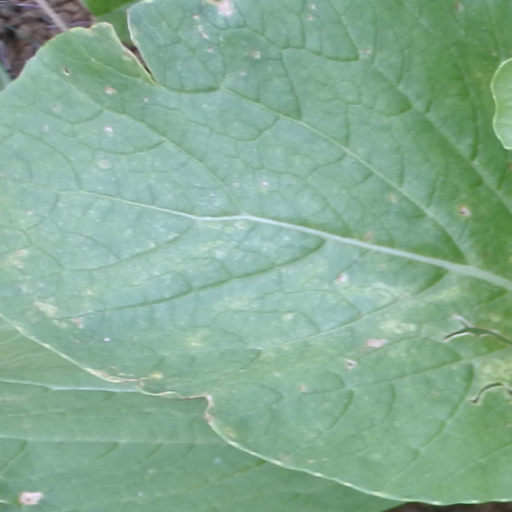
#> input picture Dataset/training/TANPA HAMA/100.png, 512 x 512 px; its folder holds only this picture in this run
$ jupyter execute glcmTraining.ipynb
#> lines starting #> are read from the running program, lines starting #| are printed output that depends on the picture
[cell 1]
import numpy as np
import cv2 as cv
import matplotlib.pyplot as plt
import math
import pandas as pd
import imutils.paths as path
from tqdm import tqdm
import os
from sklearn.preprocessing import LabelEncoder

[cell 2]
PATH = 'F:/applications/python/Klasifikasi_Daun_Sawi/Dataset/training/TANPA HAMA'

imgtraining1 = os.path.join(PATH)
filenames = os.listdir(imgtraining1)

print("jumlah", filenames)
imagePaths = sorted(list(path.list_images(PATH)))

data=[]
for i in tqdm(imagePaths, desc="load"):
    imgg = cv.imread(i)
#> imgg is the input picture: shape (512, 512, 3); mean B, G, R 148.8, 172.8, 134.4
    img = cv.cvtColor(imgg, cv.COLOR_BGR2GRAY)
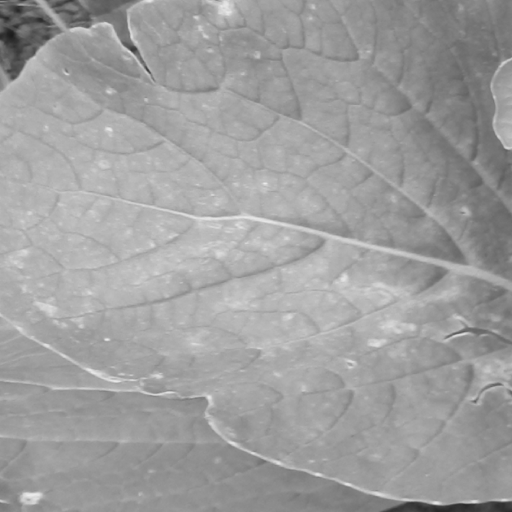
#> img: shape (512, 512); min 27, max 236, mean 158.6
    imgrgb = cv.cvtColor(imgg, cv.COLOR_RGB2BGR)
    a = cv.resize(img, (700, 700))
    data.append(a)
    # print(imgrgb)

[cell 3]
def derajat0 (img):
    max  = np.max(img)
    imgTmp = np.zeros([max+1, max+1])
    for i in range (len(img)):
        for j in range (len(img[i])-1):
            imgTmp[img[i,j],img[i,j+1]] += 1

    transpos = np.transpose(imgTmp)
    data = imgTmp+transpos

    tmp = 0
    for i in range (len(data)):
        for j in range (len(data)):
            tmp+=data[i,j]

    for i in range (len(data)):
        for j in range(len(data)):
            data[i,j]/=tmp

    return data
# print(data)

[cell 4]
def derajat45 (img):
    max  = np.max(img)
    imgTmp = np.zeros([max+1, max+1])
    for i in range (len(img)-1):
        for j in range (len(img[i])-1):
            imgTmp[img[i+1,j],img[i,j+1]] += 1

    transpos = np.transpose(imgTmp)
    data = imgTmp+transpos

    tmp = 0
    for i in range(len(data)):
        for j in range (len(data)):
            tmp+=data[i,j]

    for i in range (len (data)):
        for j in range(len(data)):
            data[i,j]/=tmp
    return data
# print(data)

[cell 5]
def derajat90 (img):
    max  = np.max(img)
    imgTmp = np.zeros([max+1, max+1])
    for i in range (len (img)-1):
        for j in range (len (img[i])):
            imgTmp[img[i+1,j],img[i,j]] += 1

    transpos = np.transpose(imgTmp)
    data = imgTmp+transpos

    tmp = 0
    for i in range(len(data)):
        for j in range (len(data)):
            tmp+=data[i,j]

    for i in range (len (data)):
        for j in range(len(data)):
            data[i,j]/=tmp
    return data

[cell 6]
def derajat135 (img):
    max  = np.max(img)
    imgTmp = np.zeros([max+1, max+1])
    for i in range (len (img)-1):
        for j in range (len (img[i])-1):
            imgTmp[img[i,j],img[i+1,j+1]] += 1

    transpos = np.transpose(imgTmp)
    data = imgTmp+transpos

    tmp = 0
    for i in range(len(data)):
        for j in range (len(data)):
            tmp+=data[i,j]

    for i in range (len(data)):
        for j in range(len(data)):
            data[i,j]/=tmp
    return data

[cell 7]
hasil = []
for i in tqdm (range (len (data)),desc='GLCM'):
    dat = []
    dat.append(derajat0 (data[i]))
    dat.append(derajat45 (data[i]))
    dat.append(derajat90 (data[i]))
    dat.append(derajat135 (data[i]))
    hasil.append(dat)
#> this loop made 1 pass
#> after the loop, hasil = 1 item
    # print(dat)

[cell 8]
def contras (data):
    contras = 0
    for i in range (len (data)):
        for j in range (len (data)):
            contras+=data[i,j]*pow(i-j,2)
    return contras

[cell 9]
def entropy (data):
    entro = 0
    for i in range (len (data)):
        for j in range (len (data)):
            if data[i,j] > 0.0:
                entro += -(data[i,j] * math.log(data[i,j]))
    return entro

[cell 10]
def homogentitas (data):
    homogen = 0
    for i in range (len (data)):
        for j in range (len (data)):
            homogen+=data[i,j] * (1+(pow(i-j,2)))
    return homogen

[cell 11]
def energi (data):
    ener = 0
    for i in range (len (data)):
        for j in range (len (data)):
            ener += data[i,j]**2

    return ener

[cell 12]
data0energi=[]
data0 = []
x = ['0','45','90','135']
labelClass = "Folder 01"
folder = []
data45 = []
data90 = []
data135 = []
hasilnya = []
jumlahdata = 0

for j in tqdm (range(len(hasil)),desc="Ekstaksi"):
    da = []
    if jumlahdata <= 500:

        da.append(filenames[j])
        for i in hasil[j]:
            dx = energi (i)
            da.append(dx)

            labelClass = np.array([i])

            dh = homogentitas (i)
            da.append(dh)

            den = entropy (i)
            da.append(den)

            dco = contras (i)
            da.append(dco)

        # insertoCsv('G3',da)
        hasilnya.append(da)
#> this loop made 1 pass
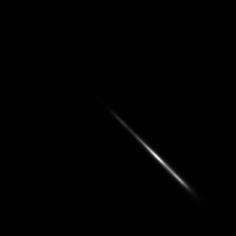
#> i: shape (236, 236) float64; min 0, max 0.00531, mean 1.8e-05; drawn with min black and max white
#> after the loop, hasilnya = [['100.png', 0.00292, 5.74, 6.4, 4.74, 0.00184, 18.81, 6.91, 17.81, 0.00232, 12.94, 6.69, 11.94, 0.00189, 15.14, 6.86, 14.14]]

[cell 13]
namatabel = ["Citra","energy_0", "homogenity_0", "entrophy_0", "contrast_0", "energy_45", "homogenity_45", "entrophy_45", "contrast_45"
, "energy_90", "homogenity_90", "entrophy_90", "contrast_90", "energy_135", "homogenity_135", "entrophy_135", "contrast_135"]
df = pd.DataFrame(hasilnya, columns=namatabel)
#> df = table of 1 rows and 17 columns
# label 0 = tidak berformalin
df.insert(17, column = "Label", value = 0)
df.to_csv(r'EkstraksiDaunTANPAHAMA_Training.csv', index=False)

$ run again, on Dataset/training/TANPA HAMA/119.png
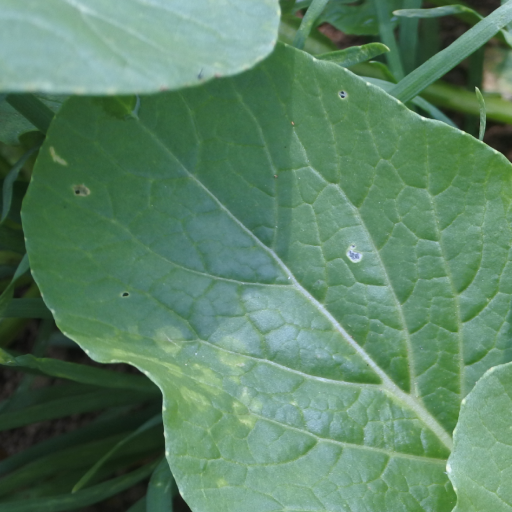
#> input picture Dataset/training/TANPA HAMA/119.png, 512 x 512 px
#> imgg is the input picture: shape (512, 512, 3); mean B, G, R 101.5, 130.3, 91.3
#> `img = cv.cvtColor(imgg, cv.COLOR_BGR2GRAY)`:
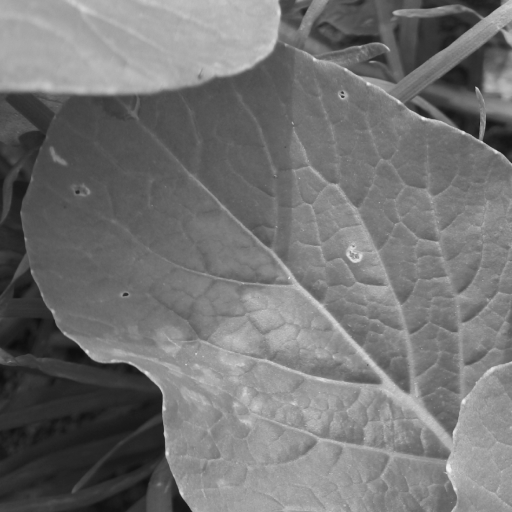
#> img: shape (512, 512); min 12, max 241, mean 115.3
#> the loop `for i in tqdm (range (len (data)),desc='GLCM'):` made 1 pass
#> after the loop `for i in tqdm (range (len (data)),desc='GLCM'):`: hasil = 1 item
#> the loop `for j in tqdm (range(len(hasil)),desc="Ekstaksi"):` made 1 pass
#> after the loop `for j in tqdm (range(len(hasil)),desc="Ekstaksi"):`:
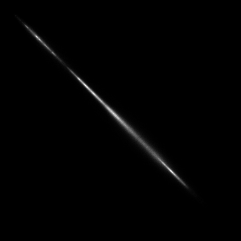
#> i: shape (241, 241) float64; min 0, max 0.00224, mean 1.72e-05; drawn with min black and max white
#> after the loop `for j in tqdm (range(len(hasil)),desc="Ekstaksi"):`: hasilnya = [['119.png', 0.00104, 15.81, 7.33, 14.81, 0.000707, 37.82, 7.74, 36.82, 0.000922, 19.3, 7.47, 18.3, 0.000755, 26.41, 7.66, 25.41]]
#> df = table of 1 rows and 17 columns

$ run again, on Dataset/training/TANPA HAMA/121.png
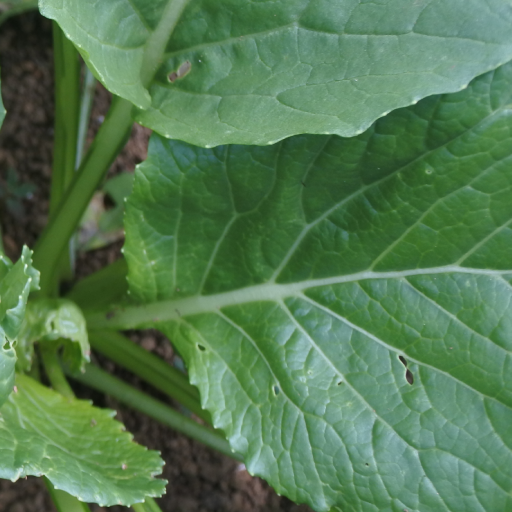
#> input picture Dataset/training/TANPA HAMA/121.png, 512 x 512 px
#> imgg is the input picture: shape (512, 512, 3); mean B, G, R 81.8, 121.3, 83.4
#> `img = cv.cvtColor(imgg, cv.COLOR_BGR2GRAY)`:
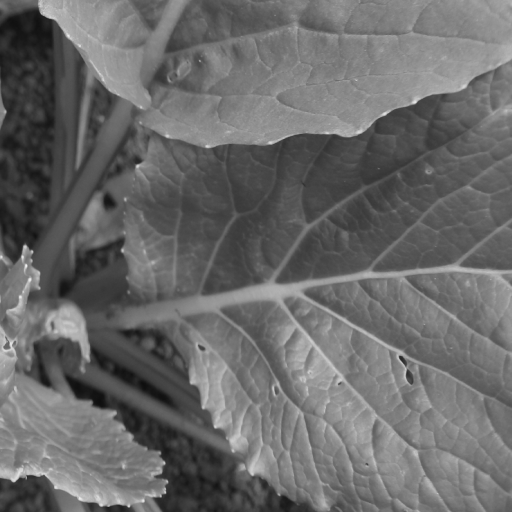
#> img: shape (512, 512); min 14, max 239, mean 105.4
#> the loop `for i in tqdm (range (len (data)),desc='GLCM'):` made 1 pass
#> after the loop `for i in tqdm (range (len (data)),desc='GLCM'):`: hasil = 1 item
#> the loop `for j in tqdm (range(len(hasil)),desc="Ekstaksi"):` made 1 pass
#> after the loop `for j in tqdm (range(len(hasil)),desc="Ekstaksi"):`:
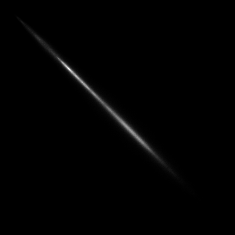
#> i: shape (235, 235) float64; min 0, max 0.00254, mean 1.81e-05; drawn with min black and max white
#> after the loop `for j in tqdm (range(len(hasil)),desc="Ekstaksi"):`: hasilnya = [['121.png', 0.000945, 17.79, 7.45, 16.79, 0.000663, 38.45, 7.82, 37.45, 0.000998, 18.58, 7.41, 17.58, 0.000755, 29.28, 7.68, 28.28]]
#> df = table of 1 rows and 17 columns

$ run again, on Dataset/training/TANPA HAMA/13.png
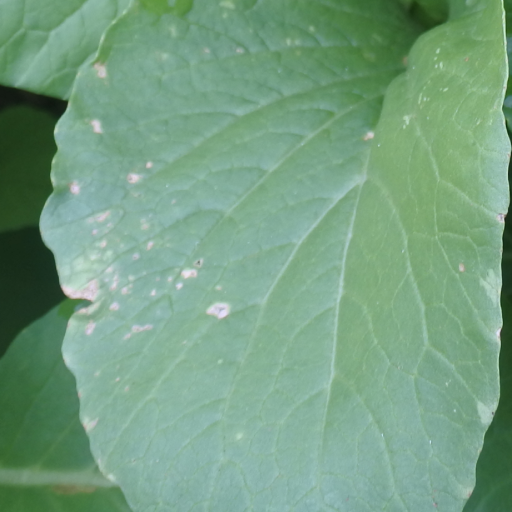
#> input picture Dataset/training/TANPA HAMA/13.png, 512 x 512 px
#> imgg is the input picture: shape (512, 512, 3); mean B, G, R 130.4, 159.3, 117.6
#> `img = cv.cvtColor(imgg, cv.COLOR_BGR2GRAY)`:
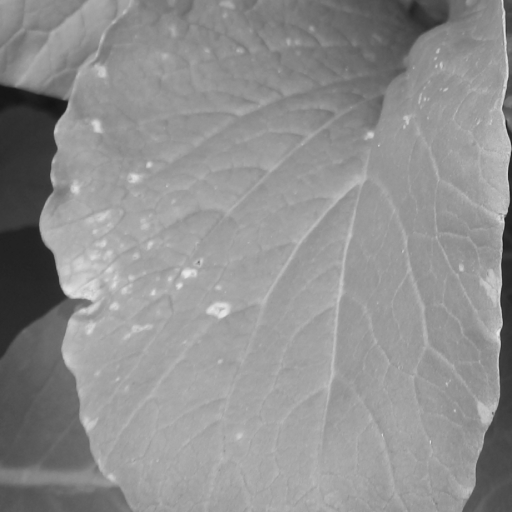
#> img: shape (512, 512); min 19, max 234, mean 143.6
#> the loop `for i in tqdm (range (len (data)),desc='GLCM'):` made 1 pass
#> after the loop `for i in tqdm (range (len (data)),desc='GLCM'):`: hasil = 1 item
#> the loop `for j in tqdm (range(len(hasil)),desc="Ekstaksi"):` made 1 pass
#> after the loop `for j in tqdm (range(len(hasil)),desc="Ekstaksi"):`:
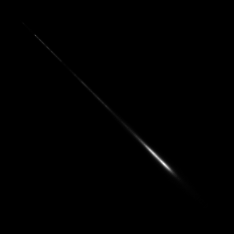
#> i: shape (234, 234) float64; min 0, max 0.00711, mean 1.83e-05; drawn with min black and max white
#> after the loop `for j in tqdm (range(len(hasil)),desc="Ekstaksi"):`: hasilnya = [['13.png', 0.00323, 16.72, 6.48, 15.72, 0.00271, 19.01, 6.67, 18.01, 0.0035, 5.37, 6.38, 4.37, 0.00237, 21.68, 6.78, 20.68]]
#> df = table of 1 rows and 17 columns

$ run again, on Dataset/training/TANPA HAMA/101.png
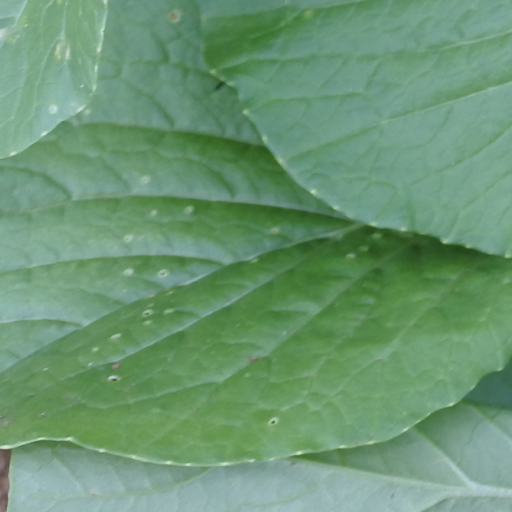
#> input picture Dataset/training/TANPA HAMA/101.png, 512 x 512 px
#> imgg is the input picture: shape (512, 512, 3); mean B, G, R 115.6, 150.4, 106.9
#> `img = cv.cvtColor(imgg, cv.COLOR_BGR2GRAY)`:
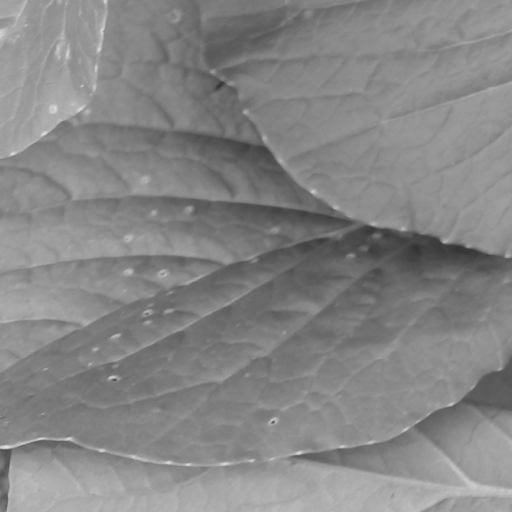
#> img: shape (512, 512); min 51, max 225, mean 133.4
#> the loop `for i in tqdm (range (len (data)),desc='GLCM'):` made 1 pass
#> after the loop `for i in tqdm (range (len (data)),desc='GLCM'):`: hasil = 1 item
#> the loop `for j in tqdm (range(len(hasil)),desc="Ekstaksi"):` made 1 pass
#> after the loop `for j in tqdm (range(len(hasil)),desc="Ekstaksi"):`:
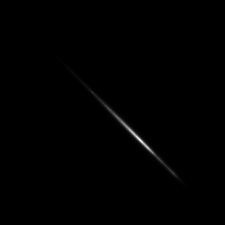
#> i: shape (225, 225) float64; min 0, max 0.00592, mean 1.98e-05; drawn with min black and max white
#> after the loop `for j in tqdm (range(len(hasil)),desc="Ekstaksi"):`: hasilnya = [['101.png', 0.00338, 4, 6.2, 3, 0.00232, 9.23, 6.63, 8.23, 0.00265, 8.12, 6.51, 7.12, 0.00206, 12.03, 6.75, 11.03]]
#> df = table of 1 rows and 17 columns
